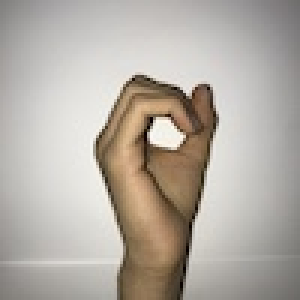
#> input picture test/testimg/example_0.JPG, 100 x 100 px, given in place of the camera (shown 3 times larger)
$ python hand_detection_cv.py
#> lines starting #> are read from the running program, lines starting #| are printed output that depends on the picture; after the words box and inside, x2 and y2 are one past the last pixel; in counts of white or black regions, pixels touching at a corner belong together
#> in main, frame is the input picture: shape (100, 100, 3); mean B, G, R 163.8, 172.4, 179.3
"""
@Author: blankxiao
@file: hand_detection_cv.py
@Created: 2024-11-23
@Desc: 使用传统计算机视觉方法实现手部检测
"""

from typing import List, Tuple, Optional
import cv2
import numpy as np

class HandDetector:
    def __init__(self) -> None:
        # 肤色检测的YCrCb阈值
        # 分别为 亮度 红色分量 蓝色分量
        self.min_YCrCb: np.ndarray = np.array([0, 133, 77], np.uint8)
        self.max_YCrCb: np.ndarray = np.array([255, 173, 127], np.uint8)

        # 形态学操作的核
        self.kernel: np.ndarray = cv2.getStructuringElement(cv2.MORPH_ELLIPSE, (5, 5))

        # 最小和最大手部面积（用于过滤区域）
        self.min_hand_area: int = 5000
        self.max_hand_area: int = 50000

    def detect_skin(self, image: np.ndarray) -> np.ndarray:
        """
        使用YCrCb颜色空间检测皮肤

        Args:
            image: BGR格式的输入图像

        Returns:
            二值化的皮肤掩码
        """
        # 转换到YCrCb空间
        ycrcb_image = cv2.cvtColor(image, cv2.COLOR_BGR2YCrCb)
#> ycrcb_image: shape (100, 100, 3); mean of channels 0, 1, 2 173.5, 132.3, 122.6

        # 皮肤掩码：将在YCrCb阈值范围内的像素置为255，范围外的像素置为0
        skin_mask = cv2.inRange(ycrcb_image, self.min_YCrCb, self.max_YCrCb)
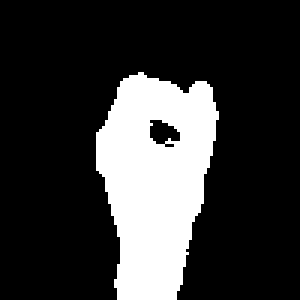
#> skin_mask: shape (100, 100) (shown 3 times larger); 21.6% white; 1 white region, box (x1, y1, x2, y2) and area: (32, 24, 73, 100) 2158

        # 形态学操作改善掩码 即腐蚀和膨胀
        skin_mask = cv2.erode(skin_mask, self.kernel, iterations=2)
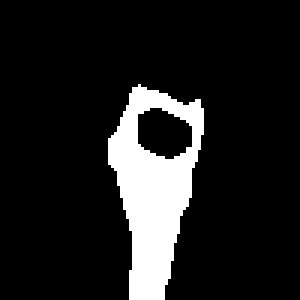
#> skin_mask: shape (100, 100) (shown 3 times larger); 12.3% white; 1 white region, box (x1, y1, x2, y2) and area: (36, 28, 68, 100) 1227
        skin_mask = cv2.dilate(skin_mask, self.kernel, iterations=2)
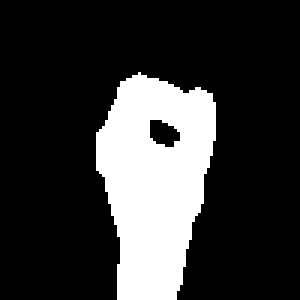
#> skin_mask: shape (100, 100) (shown 3 times larger); 21.2% white; 1 white region

        return skin_mask

    def find_hand_contours(self, mask: np.ndarray) -> List[np.ndarray]:
        """
        找到所有可能的手部轮廓

        Args:
            mask: 二值化掩码图像

        Returns:
            符合面积条件的轮廓列表
        """
        contours, _ = cv2.findContours(mask, cv2.RETR_EXTERNAL, cv2.CHAIN_APPROX_SIMPLE)
#> contours = 1 contour; box (x1, y1, x2, y2) and area: (32, 24, 72, 100) 2092

        # 过滤并保留合适大小的轮廓
        hand_contours = []
        for contour in contours:
            area = cv2.contourArea(contour)
            if self.min_hand_area <= area <= self.max_hand_area:
                hand_contours.append(contour)
#> this loop made 1 pass
#> area on pass 1: 2092.5
#> after the loop, hand_contours = []

        return hand_contours

    def detect_hands(self, image: np.ndarray) -> Tuple[np.ndarray, List[np.ndarray]]:
        """
        检测多个手部

        Args:
            image: BGR格式的输入图像

        Returns:
            Tuple[标注后的图像, 手部ROI列表]
        """
        # 复制输入图像
        result = image.copy()

        # 检测皮肤
        skin_mask = self.detect_skin(image)

        # 找到所有手部轮廓
        hand_contours = self.find_hand_contours(skin_mask)
#> hand_contours = []

        # 存储所有手部ROI
        hand_rois: List[np.ndarray] = []

        # 处理每个检测到的手部区域
        for i, contour in enumerate(hand_contours):
            # 获取边界框
            x, y, w, h = cv2.boundingRect(contour)

            # 添加边距
            padding = 20
            x1 = max(0, x - padding)
            y1 = max(0, y - padding)
            x2 = min(image.shape[1], x + w + padding)
            y2 = min(image.shape[0], y + h + padding)

            # 提取ROI
            hand_roi = image[y1:y2, x1:x2]
            if hand_roi.size > 0:
                hand_rois.append(hand_roi)

                # 在原图上绘制边界框和标签
                cv2.rectangle(result, (x1, y1), (x2, y2), (0, 255, 0), 2)
                cv2.putText(result, f"Hand {i+1}", (x1, y1-10),
                           cv2.FONT_HERSHEY_SIMPLEX, 0.5, (0, 255, 0), 2)
#> this loop made 0 passes
#> after the loop, hand_rois = []

        return result, hand_rois

def main() -> None:
    """主函数，用于测试手部检测器"""
    # 创建检测器
    detector = HandDetector()

    # 打开摄像头
    cap = cv2.VideoCapture(0)

    while True:
        ret, frame = cap.read()
        if not ret:
            break

        # 检测手部并获取结果
        result, hand_rois = detector.detect_hands(frame)
#> hand_rois = []

        # 显示结果（只显示一个窗口）
        cv2.imshow('Hand Detection', result)

        # 按'q'退出
        if cv2.waitKey(1) & 0xFF == ord('q'):
#> (key q is pressed here)
            break

    # 清理
    cap.release()
    cv2.destroyAllWindows()

if __name__ == "__main__":
    main()

$ run again, on test/testimg/example_1.JPG
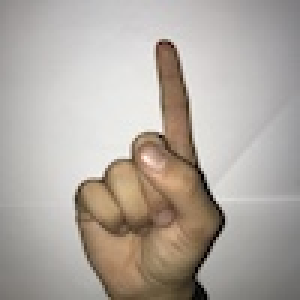
#> input picture test/testimg/example_1.JPG, 100 x 100 px, given in place of the camera (shown 3 times larger)
#> in main, frame is the input picture: shape (100, 100, 3); mean B, G, R 161.4, 168.9, 176.2
#> ycrcb_image: shape (100, 100, 3); mean of channels 0, 1, 2 170.2, 132.4, 123.1
#> in detect_skin, `skin_mask = cv2.inRange(ycrcb_image, self.min_YCrCb, self.max_YCrCb)`:
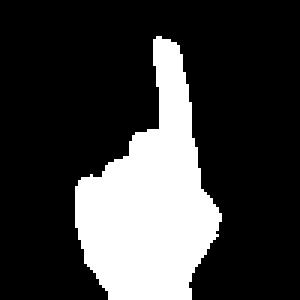
#> skin_mask: shape (100, 100) (shown 3 times larger); 23.6% white; 1 white region, box (x1, y1, x2, y2) and area: (25, 12, 74, 100) 2365
#> in detect_skin, `skin_mask = cv2.dilate(skin_mask, self.kernel, iterations=2)`:
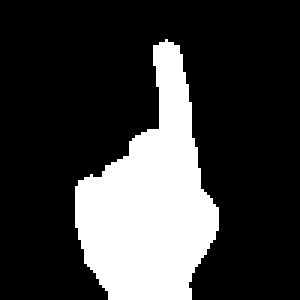
#> skin_mask: shape (100, 100) (shown 3 times larger); 23.4% white; 1 white region
#> contours = 1 contour; box (x1, y1, x2, y2) and area: (25, 13, 73, 100) 2235
#> the loop in find_hand_contours, `for contour in contours:` made 1 pass
#> area on pass 1: 2235
#> after the loop in find_hand_contours, `for contour in contours:`: hand_contours = []

$ run again, on test/testimg/example_2.JPG
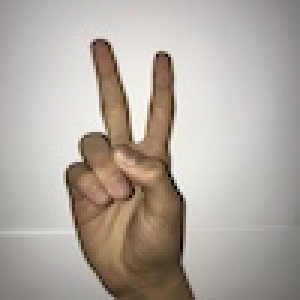
#> input picture test/testimg/example_2.JPG, 100 x 100 px, given in place of the camera (shown 3 times larger)
#> in main, frame is the input picture: shape (100, 100, 3); mean B, G, R 161.3, 169.6, 177.9
#> ycrcb_image: shape (100, 100, 3); mean of channels 0, 1, 2 171.2, 132.9, 122.5
#> in detect_skin, `skin_mask = cv2.inRange(ycrcb_image, self.min_YCrCb, self.max_YCrCb)`:
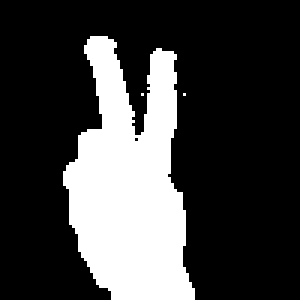
#> skin_mask: shape (100, 100) (shown 3 times larger); 25% white; 3 white regions (2 under 20 px), largest, box (x1, y1, x2, y2) and area: (21, 12, 65, 100) 2501
#> in detect_skin, `skin_mask = cv2.dilate(skin_mask, self.kernel, iterations=2)`:
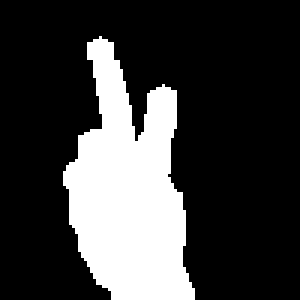
#> skin_mask: shape (100, 100) (shown 3 times larger); 23.7% white; 1 white region
#> contours = 1 contour; box (x1, y1, x2, y2) and area: (21, 12, 65, 100) 2237
#> the loop in find_hand_contours, `for contour in contours:` made 1 pass
#> area on pass 1: 2237
#> after the loop in find_hand_contours, `for contour in contours:`: hand_contours = []

$ run again, on test/testimg/example_3.JPG
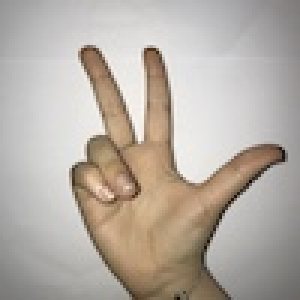
#> input picture test/testimg/example_3.JPG, 100 x 100 px, given in place of the camera (shown 3 times larger)
#> in main, frame is the input picture: shape (100, 100, 3); mean B, G, R 164.4, 173.3, 181.7
#> ycrcb_image: shape (100, 100, 3); mean of channels 0, 1, 2 174.8, 133, 122.1
#> in detect_skin, `skin_mask = cv2.inRange(ycrcb_image, self.min_YCrCb, self.max_YCrCb)`:
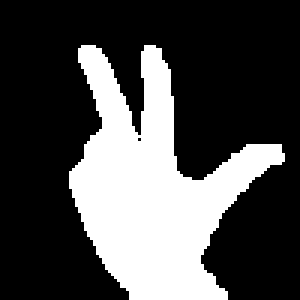
#> skin_mask: shape (100, 100) (shown 3 times larger); 29.5% white; 1 white region, box (x1, y1, x2, y2) and area: (23, 15, 95, 100) 2953
#> in detect_skin, `skin_mask = cv2.dilate(skin_mask, self.kernel, iterations=2)`:
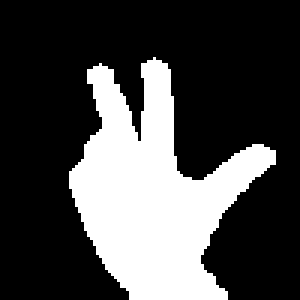
#> skin_mask: shape (100, 100) (shown 3 times larger); 28.2% white; 1 white region
#> contours = 1 contour; box (x1, y1, x2, y2) and area: (23, 19, 92, 100) 2671
#> the loop in find_hand_contours, `for contour in contours:` made 1 pass
#> area on pass 1: 2671
#> after the loop in find_hand_contours, `for contour in contours:`: hand_contours = []
